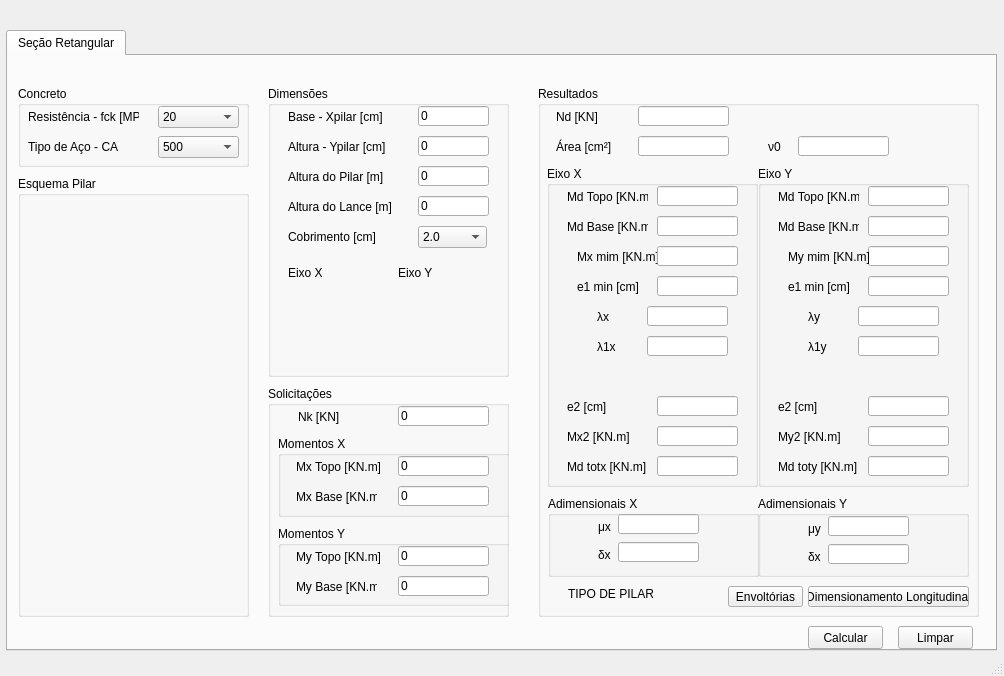
<?xml version="1.0" encoding="UTF-8"?>
<ui version="4.0">
 <class>MainWindow</class>
 <widget class="QMainWindow" name="MainWindow">
  <property name="geometry">
   <rect>
    <x>0</x>
    <y>0</y>
    <width>1004</width>
    <height>676</height>
   </rect>
  </property>
  <property name="windowTitle">
   <string>MainWindow</string>
  </property>
  <widget class="QWidget" name="centralwidget">
   <widget class="QTabWidget" name="tabWidget">
    <property name="geometry">
     <rect>
      <x>6</x>
      <y>30</y>
      <width>991</width>
      <height>621</height>
     </rect>
    </property>
    <property name="currentIndex">
     <number>0</number>
    </property>
    <widget class="QWidget" name="tab">
     <attribute name="title">
      <string>Seção Retangular</string>
     </attribute>
     <widget class="QGroupBox" name="groupBox_2">
      <property name="geometry">
       <rect>
        <x>10</x>
        <y>30</y>
        <width>231</width>
        <height>81</height>
       </rect>
      </property>
      <property name="title">
       <string>Concreto</string>
      </property>
      <widget class="QLabel" name="label_3">
       <property name="geometry">
        <rect>
         <x>10</x>
         <y>20</y>
         <width>111</width>
         <height>21</height>
        </rect>
       </property>
       <property name="text">
        <string>Resistência - fck [MPa]</string>
       </property>
      </widget>
      <widget class="QComboBox" name="comboBox_3">
       <property name="geometry">
        <rect>
         <x>140</x>
         <y>20</y>
         <width>81</width>
         <height>22</height>
        </rect>
       </property>
       <item>
        <property name="text">
         <string>20</string>
        </property>
       </item>
       <item>
        <property name="text">
         <string>25</string>
        </property>
       </item>
       <item>
        <property name="text">
         <string>30</string>
        </property>
       </item>
       <item>
        <property name="text">
         <string>35</string>
        </property>
       </item>
       <item>
        <property name="text">
         <string>40</string>
        </property>
       </item>
       <item>
        <property name="text">
         <string>45</string>
        </property>
       </item>
       <item>
        <property name="text">
         <string>50</string>
        </property>
       </item>
      </widget>
      <widget class="QComboBox" name="comboBox_4">
       <property name="geometry">
        <rect>
         <x>140</x>
         <y>50</y>
         <width>81</width>
         <height>22</height>
        </rect>
       </property>
       <item>
        <property name="text">
         <string>500</string>
        </property>
       </item>
      </widget>
      <widget class="QLabel" name="label_4">
       <property name="geometry">
        <rect>
         <x>10</x>
         <y>50</y>
         <width>111</width>
         <height>21</height>
        </rect>
       </property>
       <property name="text">
        <string>Tipo de Aço - CA</string>
       </property>
      </widget>
     </widget>
     <widget class="QGroupBox" name="groupBox_3">
      <property name="geometry">
       <rect>
        <x>10</x>
        <y>120</y>
        <width>231</width>
        <height>441</height>
       </rect>
      </property>
      <property name="title">
       <string>Esquema Pilar</string>
      </property>
      <widget class="QLabel" name="label_5">
       <property name="geometry">
        <rect>
         <x>40</x>
         <y>10</y>
         <width>151</width>
         <height>201</height>
        </rect>
       </property>
       <property name="text">
        <string/>
       </property>
       <property name="pixmap">
        <pixmap>esquema_pilar.png</pixmap>
       </property>
       <property name="scaledContents">
        <bool>true</bool>
       </property>
      </widget>
      <widget class="QLabel" name="label_16">
       <property name="geometry">
        <rect>
         <x>16</x>
         <y>220</y>
         <width>191</width>
         <height>211</height>
        </rect>
       </property>
       <property name="text">
        <string/>
       </property>
       <property name="pixmap">
        <pixmap>navier_pilar_esquema.png</pixmap>
       </property>
       <property name="scaledContents">
        <bool>true</bool>
       </property>
      </widget>
     </widget>
     <widget class="QGroupBox" name="groupBox_4">
      <property name="geometry">
       <rect>
        <x>260</x>
        <y>330</y>
        <width>241</width>
        <height>231</height>
       </rect>
      </property>
      <property name="title">
       <string>Solicitações</string>
      </property>
      <widget class="QLabel" name="label_11">
       <property name="geometry">
        <rect>
         <x>30</x>
         <y>20</y>
         <width>71</width>
         <height>21</height>
        </rect>
       </property>
       <property name="text">
        <string>Nk [KN]</string>
       </property>
      </widget>
      <widget class="QLineEdit" name="lineEdit_5">
       <property name="geometry">
        <rect>
         <x>130</x>
         <y>20</y>
         <width>91</width>
         <height>20</height>
        </rect>
       </property>
       <property name="text">
        <string>0</string>
       </property>
      </widget>
      <widget class="QGroupBox" name="groupBox_6">
       <property name="geometry">
        <rect>
         <x>10</x>
         <y>50</y>
         <width>241</width>
         <height>81</height>
        </rect>
       </property>
       <property name="title">
        <string>Momentos X</string>
       </property>
       <widget class="QLabel" name="label_12">
        <property name="geometry">
         <rect>
          <x>18</x>
          <y>20</y>
          <width>91</width>
          <height>21</height>
         </rect>
        </property>
        <property name="text">
         <string>Mx Topo [KN.m]</string>
        </property>
       </widget>
       <widget class="QLineEdit" name="lineEdit_6">
        <property name="geometry">
         <rect>
          <x>120</x>
          <y>20</y>
          <width>91</width>
          <height>20</height>
         </rect>
        </property>
        <property name="text">
         <string>0</string>
        </property>
       </widget>
       <widget class="QLabel" name="label_13">
        <property name="geometry">
         <rect>
          <x>18</x>
          <y>50</y>
          <width>81</width>
          <height>21</height>
         </rect>
        </property>
        <property name="text">
         <string>Mx Base [KN.m]</string>
        </property>
       </widget>
       <widget class="QLineEdit" name="lineEdit_7">
        <property name="geometry">
         <rect>
          <x>120</x>
          <y>50</y>
          <width>91</width>
          <height>20</height>
         </rect>
        </property>
        <property name="text">
         <string>0</string>
        </property>
       </widget>
      </widget>
      <widget class="QGroupBox" name="groupBox_7">
       <property name="geometry">
        <rect>
         <x>10</x>
         <y>140</y>
         <width>241</width>
         <height>80</height>
        </rect>
       </property>
       <property name="title">
        <string>Momentos Y</string>
       </property>
       <widget class="QLabel" name="label_14">
        <property name="geometry">
         <rect>
          <x>18</x>
          <y>20</y>
          <width>91</width>
          <height>21</height>
         </rect>
        </property>
        <property name="text">
         <string>My Topo [KN.m]</string>
        </property>
       </widget>
       <widget class="QLineEdit" name="lineEdit_8">
        <property name="geometry">
         <rect>
          <x>120</x>
          <y>20</y>
          <width>91</width>
          <height>20</height>
         </rect>
        </property>
        <property name="text">
         <string>0</string>
        </property>
       </widget>
       <widget class="QLabel" name="label_15">
        <property name="geometry">
         <rect>
          <x>18</x>
          <y>50</y>
          <width>81</width>
          <height>21</height>
         </rect>
        </property>
        <property name="text">
         <string>My Base [KN.m]</string>
        </property>
       </widget>
       <widget class="QLineEdit" name="lineEdit_9">
        <property name="geometry">
         <rect>
          <x>120</x>
          <y>50</y>
          <width>91</width>
          <height>20</height>
         </rect>
        </property>
        <property name="text">
         <string>0</string>
        </property>
       </widget>
      </widget>
     </widget>
     <widget class="QGroupBox" name="groupBox_5">
      <property name="geometry">
       <rect>
        <x>260</x>
        <y>30</y>
        <width>241</width>
        <height>291</height>
       </rect>
      </property>
      <property name="title">
       <string>Dimensões</string>
      </property>
      <widget class="QLabel" name="label_6">
       <property name="geometry">
        <rect>
         <x>20</x>
         <y>20</y>
         <width>121</width>
         <height>21</height>
        </rect>
       </property>
       <property name="text">
        <string>Base - Xpilar [cm]</string>
       </property>
      </widget>
      <widget class="QLineEdit" name="lineEdit">
       <property name="geometry">
        <rect>
         <x>150</x>
         <y>20</y>
         <width>71</width>
         <height>20</height>
        </rect>
       </property>
       <property name="text">
        <string>0</string>
       </property>
      </widget>
      <widget class="QLineEdit" name="lineEdit_2">
       <property name="geometry">
        <rect>
         <x>150</x>
         <y>50</y>
         <width>71</width>
         <height>20</height>
        </rect>
       </property>
       <property name="text">
        <string>0</string>
       </property>
      </widget>
      <widget class="QLabel" name="label_7">
       <property name="geometry">
        <rect>
         <x>20</x>
         <y>50</y>
         <width>121</width>
         <height>21</height>
        </rect>
       </property>
       <property name="text">
        <string>Altura - Ypilar [cm]</string>
       </property>
      </widget>
      <widget class="QLabel" name="label_8">
       <property name="geometry">
        <rect>
         <x>20</x>
         <y>80</y>
         <width>121</width>
         <height>21</height>
        </rect>
       </property>
       <property name="text">
        <string>Altura do Pilar [m]</string>
       </property>
      </widget>
      <widget class="QLineEdit" name="lineEdit_3">
       <property name="geometry">
        <rect>
         <x>150</x>
         <y>80</y>
         <width>71</width>
         <height>20</height>
        </rect>
       </property>
       <property name="text">
        <string>0</string>
       </property>
      </widget>
      <widget class="QLabel" name="label_9">
       <property name="geometry">
        <rect>
         <x>20</x>
         <y>110</y>
         <width>121</width>
         <height>21</height>
        </rect>
       </property>
       <property name="text">
        <string>Altura do Lance [m]</string>
       </property>
      </widget>
      <widget class="QLineEdit" name="lineEdit_4">
       <property name="geometry">
        <rect>
         <x>150</x>
         <y>110</y>
         <width>71</width>
         <height>20</height>
        </rect>
       </property>
       <property name="text">
        <string>0</string>
       </property>
      </widget>
      <widget class="QLabel" name="label_10">
       <property name="geometry">
        <rect>
         <x>20</x>
         <y>140</y>
         <width>121</width>
         <height>21</height>
        </rect>
       </property>
       <property name="text">
        <string>Cobrimento [cm]</string>
       </property>
      </widget>
      <widget class="QComboBox" name="comboBox_5">
       <property name="geometry">
        <rect>
         <x>150</x>
         <y>140</y>
         <width>69</width>
         <height>22</height>
        </rect>
       </property>
       <item>
        <property name="text">
         <string>2.0</string>
        </property>
       </item>
       <item>
        <property name="text">
         <string>3.0</string>
        </property>
       </item>
       <item>
        <property name="text">
         <string>4.0</string>
        </property>
       </item>
       <item>
        <property name="text">
         <string>5.0</string>
        </property>
       </item>
      </widget>
      <widget class="QLabel" name="label_17">
       <property name="geometry">
        <rect>
         <x>20</x>
         <y>180</y>
         <width>47</width>
         <height>13</height>
        </rect>
       </property>
       <property name="text">
        <string>Eixo X</string>
       </property>
      </widget>
      <widget class="QLabel" name="label_18">
       <property name="geometry">
        <rect>
         <x>130</x>
         <y>180</y>
         <width>47</width>
         <height>13</height>
        </rect>
       </property>
       <property name="text">
        <string>Eixo Y</string>
       </property>
      </widget>
      <widget class="QLabel" name="label_19">
       <property name="geometry">
        <rect>
         <x>20</x>
         <y>200</y>
         <width>71</width>
         <height>81</height>
        </rect>
       </property>
       <property name="text">
        <string/>
       </property>
       <property name="pixmap">
        <pixmap>pilar_engaste_a.png</pixmap>
       </property>
       <property name="scaledContents">
        <bool>true</bool>
       </property>
      </widget>
      <widget class="QLabel" name="label_23">
       <property name="geometry">
        <rect>
         <x>140</x>
         <y>200</y>
         <width>71</width>
         <height>81</height>
        </rect>
       </property>
       <property name="text">
        <string/>
       </property>
       <property name="pixmap">
        <pixmap>pilar_engaste_a.png</pixmap>
       </property>
       <property name="scaledContents">
        <bool>true</bool>
       </property>
      </widget>
     </widget>
     <widget class="QPushButton" name="pushButton_7">
      <property name="geometry">
       <rect>
        <x>890</x>
        <y>570</y>
        <width>75</width>
        <height>23</height>
       </rect>
      </property>
      <property name="text">
       <string>Limpar</string>
      </property>
     </widget>
     <widget class="QPushButton" name="pushButton_6">
      <property name="geometry">
       <rect>
        <x>800</x>
        <y>570</y>
        <width>75</width>
        <height>23</height>
       </rect>
      </property>
      <property name="text">
       <string>Calcular</string>
      </property>
     </widget>
     <widget class="QGroupBox" name="groupBox_8">
      <property name="geometry">
       <rect>
        <x>530</x>
        <y>30</y>
        <width>441</width>
        <height>531</height>
       </rect>
      </property>
      <property name="title">
       <string>Resultados</string>
      </property>
      <widget class="QLabel" name="label_27">
       <property name="geometry">
        <rect>
         <x>18</x>
         <y>20</y>
         <width>47</width>
         <height>21</height>
        </rect>
       </property>
       <property name="text">
        <string>Nd [KN]</string>
       </property>
      </widget>
      <widget class="QLineEdit" name="lineEdit_10">
       <property name="geometry">
        <rect>
         <x>100</x>
         <y>20</y>
         <width>91</width>
         <height>20</height>
        </rect>
       </property>
      </widget>
      <widget class="QLabel" name="label_28">
       <property name="geometry">
        <rect>
         <x>18</x>
         <y>50</y>
         <width>61</width>
         <height>21</height>
        </rect>
       </property>
       <property name="text">
        <string>Área [cm²]</string>
       </property>
      </widget>
      <widget class="QLineEdit" name="lineEdit_11">
       <property name="geometry">
        <rect>
         <x>100</x>
         <y>50</y>
         <width>91</width>
         <height>20</height>
        </rect>
       </property>
      </widget>
      <widget class="QGroupBox" name="groupBox_9">
       <property name="geometry">
        <rect>
         <x>9</x>
         <y>80</y>
         <width>211</width>
         <height>321</height>
        </rect>
       </property>
       <property name="title">
        <string>Eixo X</string>
       </property>
       <widget class="QLabel" name="label_30">
        <property name="geometry">
         <rect>
          <x>20</x>
          <y>20</y>
          <width>81</width>
          <height>21</height>
         </rect>
        </property>
        <property name="text">
         <string>Md Topo [KN.m]</string>
        </property>
       </widget>
       <widget class="QLineEdit" name="lineEdit_13">
        <property name="geometry">
         <rect>
          <x>110</x>
          <y>20</y>
          <width>81</width>
          <height>20</height>
         </rect>
        </property>
       </widget>
       <widget class="QLabel" name="label_31">
        <property name="geometry">
         <rect>
          <x>20</x>
          <y>50</y>
          <width>81</width>
          <height>21</height>
         </rect>
        </property>
        <property name="text">
         <string>Md Base [KN.m]</string>
        </property>
       </widget>
       <widget class="QLineEdit" name="lineEdit_14">
        <property name="geometry">
         <rect>
          <x>110</x>
          <y>50</y>
          <width>81</width>
          <height>20</height>
         </rect>
        </property>
       </widget>
       <widget class="QLabel" name="label_32">
        <property name="geometry">
         <rect>
          <x>30</x>
          <y>80</y>
          <width>81</width>
          <height>21</height>
         </rect>
        </property>
        <property name="text">
         <string>Mx mim [KN.m]</string>
        </property>
       </widget>
       <widget class="QLineEdit" name="lineEdit_15">
        <property name="geometry">
         <rect>
          <x>110</x>
          <y>80</y>
          <width>81</width>
          <height>20</height>
         </rect>
        </property>
        <property name="text">
         <string/>
        </property>
       </widget>
       <widget class="QLabel" name="label_33">
        <property name="geometry">
         <rect>
          <x>30</x>
          <y>110</y>
          <width>81</width>
          <height>21</height>
         </rect>
        </property>
        <property name="text">
         <string>e1 min [cm]</string>
        </property>
       </widget>
       <widget class="QLineEdit" name="lineEdit_16">
        <property name="geometry">
         <rect>
          <x>110</x>
          <y>110</y>
          <width>81</width>
          <height>20</height>
         </rect>
        </property>
        <property name="text">
         <string/>
        </property>
       </widget>
       <widget class="QLabel" name="label_34">
        <property name="geometry">
         <rect>
          <x>50</x>
          <y>140</y>
          <width>31</width>
          <height>21</height>
         </rect>
        </property>
        <property name="text">
         <string>λx</string>
        </property>
       </widget>
       <widget class="QLineEdit" name="lineEdit_17">
        <property name="geometry">
         <rect>
          <x>100</x>
          <y>140</y>
          <width>81</width>
          <height>20</height>
         </rect>
        </property>
        <property name="text">
         <string/>
        </property>
       </widget>
       <widget class="QLineEdit" name="lineEdit_18">
        <property name="geometry">
         <rect>
          <x>100</x>
          <y>170</y>
          <width>81</width>
          <height>20</height>
         </rect>
        </property>
        <property name="text">
         <string/>
        </property>
       </widget>
       <widget class="QLabel" name="label_35">
        <property name="geometry">
         <rect>
          <x>50</x>
          <y>170</y>
          <width>41</width>
          <height>21</height>
         </rect>
        </property>
        <property name="text">
         <string>λ1x</string>
        </property>
       </widget>
       <widget class="QLineEdit" name="lineEdit_19">
        <property name="geometry">
         <rect>
          <x>110</x>
          <y>230</y>
          <width>81</width>
          <height>20</height>
         </rect>
        </property>
        <property name="text">
         <string/>
        </property>
       </widget>
       <widget class="QLabel" name="label_36">
        <property name="geometry">
         <rect>
          <x>20</x>
          <y>230</y>
          <width>41</width>
          <height>21</height>
         </rect>
        </property>
        <property name="text">
         <string>e2 [cm]</string>
        </property>
       </widget>
       <widget class="QLabel" name="label_37">
        <property name="geometry">
         <rect>
          <x>20</x>
          <y>260</y>
          <width>81</width>
          <height>21</height>
         </rect>
        </property>
        <property name="text">
         <string>Mx2 [KN.m]</string>
        </property>
       </widget>
       <widget class="QLineEdit" name="lineEdit_20">
        <property name="geometry">
         <rect>
          <x>110</x>
          <y>260</y>
          <width>81</width>
          <height>20</height>
         </rect>
        </property>
        <property name="text">
         <string/>
        </property>
       </widget>
       <widget class="QLineEdit" name="lineEdit_21">
        <property name="geometry">
         <rect>
          <x>110</x>
          <y>290</y>
          <width>81</width>
          <height>20</height>
         </rect>
        </property>
        <property name="text">
         <string/>
        </property>
       </widget>
       <widget class="QLabel" name="label_38">
        <property name="geometry">
         <rect>
          <x>20</x>
          <y>290</y>
          <width>81</width>
          <height>21</height>
         </rect>
        </property>
        <property name="text">
         <string>Md totx [KN.m]</string>
        </property>
       </widget>
       <widget class="QLabel" name="label_39">
        <property name="geometry">
         <rect>
          <x>36</x>
          <y>200</y>
          <width>141</width>
          <height>20</height>
         </rect>
        </property>
        <property name="text">
         <string/>
        </property>
       </widget>
      </widget>
      <widget class="QGroupBox" name="groupBox_11">
       <property name="geometry">
        <rect>
         <x>220</x>
         <y>80</y>
         <width>211</width>
         <height>321</height>
        </rect>
       </property>
       <property name="title">
        <string>Eixo Y</string>
       </property>
       <widget class="QLineEdit" name="lineEdit_22">
        <property name="geometry">
         <rect>
          <x>110</x>
          <y>20</y>
          <width>81</width>
          <height>20</height>
         </rect>
        </property>
       </widget>
       <widget class="QLabel" name="label_40">
        <property name="geometry">
         <rect>
          <x>20</x>
          <y>290</y>
          <width>81</width>
          <height>21</height>
         </rect>
        </property>
        <property name="text">
         <string>Md toty [KN.m]</string>
        </property>
       </widget>
       <widget class="QLineEdit" name="lineEdit_23">
        <property name="geometry">
         <rect>
          <x>100</x>
          <y>170</y>
          <width>81</width>
          <height>20</height>
         </rect>
        </property>
        <property name="text">
         <string/>
        </property>
       </widget>
       <widget class="QLabel" name="label_41">
        <property name="geometry">
         <rect>
          <x>20</x>
          <y>260</y>
          <width>81</width>
          <height>21</height>
         </rect>
        </property>
        <property name="text">
         <string>My2 [KN.m]</string>
        </property>
       </widget>
       <widget class="QLabel" name="label_42">
        <property name="geometry">
         <rect>
          <x>20</x>
          <y>230</y>
          <width>41</width>
          <height>21</height>
         </rect>
        </property>
        <property name="text">
         <string>e2 [cm]</string>
        </property>
       </widget>
       <widget class="QLineEdit" name="lineEdit_24">
        <property name="geometry">
         <rect>
          <x>110</x>
          <y>80</y>
          <width>81</width>
          <height>20</height>
         </rect>
        </property>
        <property name="text">
         <string/>
        </property>
       </widget>
       <widget class="QLabel" name="label_43">
        <property name="geometry">
         <rect>
          <x>50</x>
          <y>170</y>
          <width>41</width>
          <height>21</height>
         </rect>
        </property>
        <property name="text">
         <string>λ1y</string>
        </property>
       </widget>
       <widget class="QLineEdit" name="lineEdit_25">
        <property name="geometry">
         <rect>
          <x>110</x>
          <y>110</y>
          <width>81</width>
          <height>20</height>
         </rect>
        </property>
        <property name="text">
         <string/>
        </property>
       </widget>
       <widget class="QLineEdit" name="lineEdit_26">
        <property name="geometry">
         <rect>
          <x>100</x>
          <y>140</y>
          <width>81</width>
          <height>20</height>
         </rect>
        </property>
        <property name="text">
         <string/>
        </property>
       </widget>
       <widget class="QLineEdit" name="lineEdit_27">
        <property name="geometry">
         <rect>
          <x>110</x>
          <y>290</y>
          <width>81</width>
          <height>20</height>
         </rect>
        </property>
        <property name="text">
         <string/>
        </property>
       </widget>
       <widget class="QLabel" name="label_44">
        <property name="geometry">
         <rect>
          <x>36</x>
          <y>200</y>
          <width>141</width>
          <height>20</height>
         </rect>
        </property>
        <property name="text">
         <string/>
        </property>
       </widget>
       <widget class="QLabel" name="label_45">
        <property name="geometry">
         <rect>
          <x>30</x>
          <y>80</y>
          <width>81</width>
          <height>21</height>
         </rect>
        </property>
        <property name="text">
         <string>My mim [KN.m]</string>
        </property>
       </widget>
       <widget class="QLabel" name="label_46">
        <property name="geometry">
         <rect>
          <x>50</x>
          <y>140</y>
          <width>31</width>
          <height>21</height>
         </rect>
        </property>
        <property name="text">
         <string>λy</string>
        </property>
       </widget>
       <widget class="QLineEdit" name="lineEdit_28">
        <property name="geometry">
         <rect>
          <x>110</x>
          <y>50</y>
          <width>81</width>
          <height>20</height>
         </rect>
        </property>
       </widget>
       <widget class="QLineEdit" name="lineEdit_29">
        <property name="geometry">
         <rect>
          <x>110</x>
          <y>260</y>
          <width>81</width>
          <height>20</height>
         </rect>
        </property>
        <property name="text">
         <string/>
        </property>
       </widget>
       <widget class="QLineEdit" name="lineEdit_30">
        <property name="geometry">
         <rect>
          <x>110</x>
          <y>230</y>
          <width>81</width>
          <height>20</height>
         </rect>
        </property>
        <property name="text">
         <string/>
        </property>
       </widget>
       <widget class="QLabel" name="label_47">
        <property name="geometry">
         <rect>
          <x>20</x>
          <y>20</y>
          <width>81</width>
          <height>21</height>
         </rect>
        </property>
        <property name="text">
         <string>Md Topo [KN.m]</string>
        </property>
       </widget>
       <widget class="QLabel" name="label_48">
        <property name="geometry">
         <rect>
          <x>20</x>
          <y>50</y>
          <width>81</width>
          <height>21</height>
         </rect>
        </property>
        <property name="text">
         <string>Md Base [KN.m]</string>
        </property>
       </widget>
       <widget class="QLabel" name="label_49">
        <property name="geometry">
         <rect>
          <x>30</x>
          <y>110</y>
          <width>81</width>
          <height>21</height>
         </rect>
        </property>
        <property name="text">
         <string>e1 min [cm]</string>
        </property>
       </widget>
      </widget>
      <widget class="QLineEdit" name="lineEdit_12">
       <property name="geometry">
        <rect>
         <x>260</x>
         <y>50</y>
         <width>91</width>
         <height>20</height>
        </rect>
       </property>
      </widget>
      <widget class="QLabel" name="label_29">
       <property name="geometry">
        <rect>
         <x>230</x>
         <y>50</y>
         <width>41</width>
         <height>21</height>
        </rect>
       </property>
       <property name="text">
        <string>ν0  </string>
       </property>
      </widget>
      <widget class="QPushButton" name="pushButton_3">
       <property name="geometry">
        <rect>
         <x>270</x>
         <y>500</y>
         <width>161</width>
         <height>21</height>
        </rect>
       </property>
       <property name="text">
        <string>Dimensionamento Longitudinal</string>
       </property>
      </widget>
      <widget class="QGroupBox" name="groupBox_10">
       <property name="geometry">
        <rect>
         <x>10</x>
         <y>410</y>
         <width>211</width>
         <height>81</height>
        </rect>
       </property>
       <property name="title">
        <string>Adimensionais X</string>
       </property>
       <widget class="QLabel" name="label_50">
        <property name="geometry">
         <rect>
          <x>50</x>
          <y>20</y>
          <width>41</width>
          <height>21</height>
         </rect>
        </property>
        <property name="text">
         <string>μx</string>
        </property>
       </widget>
       <widget class="QLineEdit" name="lineEdit_31">
        <property name="geometry">
         <rect>
          <x>70</x>
          <y>18</y>
          <width>81</width>
          <height>20</height>
         </rect>
        </property>
       </widget>
       <widget class="QLineEdit" name="lineEdit_33">
        <property name="geometry">
         <rect>
          <x>70</x>
          <y>46</y>
          <width>81</width>
          <height>20</height>
         </rect>
        </property>
       </widget>
       <widget class="QLabel" name="label_52">
        <property name="geometry">
         <rect>
          <x>50</x>
          <y>48</y>
          <width>41</width>
          <height>21</height>
         </rect>
        </property>
        <property name="text">
         <string>δx</string>
        </property>
       </widget>
      </widget>
      <widget class="QGroupBox" name="groupBox_12">
       <property name="geometry">
        <rect>
         <x>220</x>
         <y>410</y>
         <width>211</width>
         <height>81</height>
        </rect>
       </property>
       <property name="title">
        <string>Adimensionais Y</string>
       </property>
       <widget class="QLineEdit" name="lineEdit_32">
        <property name="geometry">
         <rect>
          <x>70</x>
          <y>20</y>
          <width>81</width>
          <height>20</height>
         </rect>
        </property>
       </widget>
       <widget class="QLabel" name="label_51">
        <property name="geometry">
         <rect>
          <x>50</x>
          <y>22</y>
          <width>41</width>
          <height>21</height>
         </rect>
        </property>
        <property name="text">
         <string>μy</string>
        </property>
       </widget>
       <widget class="QLineEdit" name="lineEdit_34">
        <property name="geometry">
         <rect>
          <x>70</x>
          <y>48</y>
          <width>81</width>
          <height>20</height>
         </rect>
        </property>
       </widget>
       <widget class="QLabel" name="label_53">
        <property name="geometry">
         <rect>
          <x>50</x>
          <y>50</y>
          <width>41</width>
          <height>21</height>
         </rect>
        </property>
        <property name="text">
         <string>δx</string>
        </property>
       </widget>
      </widget>
      <widget class="QLabel" name="label">
       <property name="geometry">
        <rect>
         <x>30</x>
         <y>500</y>
         <width>191</width>
         <height>16</height>
        </rect>
       </property>
       <property name="text">
        <string>TIPO DE PILAR</string>
       </property>
      </widget>
      <widget class="QPushButton" name="pushButton">
       <property name="geometry">
        <rect>
         <x>190</x>
         <y>500</y>
         <width>75</width>
         <height>21</height>
        </rect>
       </property>
       <property name="text">
        <string>Envoltórias</string>
       </property>
      </widget>
     </widget>
    </widget>
   </widget>
   <widget class="QLabel" name="label_54">
    <property name="geometry">
     <rect>
      <x>860</x>
      <y>0</y>
      <width>131</width>
      <height>51</height>
     </rect>
    </property>
    <property name="text">
     <string/>
    </property>
    <property name="pixmap">
     <pixmap>navier_logo_mini_alt.png</pixmap>
    </property>
   </widget>
  </widget>
  <widget class="QMenuBar" name="menubar">
   <property name="geometry">
    <rect>
     <x>0</x>
     <y>0</y>
     <width>1004</width>
     <height>21</height>
    </rect>
   </property>
  </widget>
  <widget class="QStatusBar" name="statusbar"/>
 </widget>
 <resources/>
 <connections/>
</ui>
